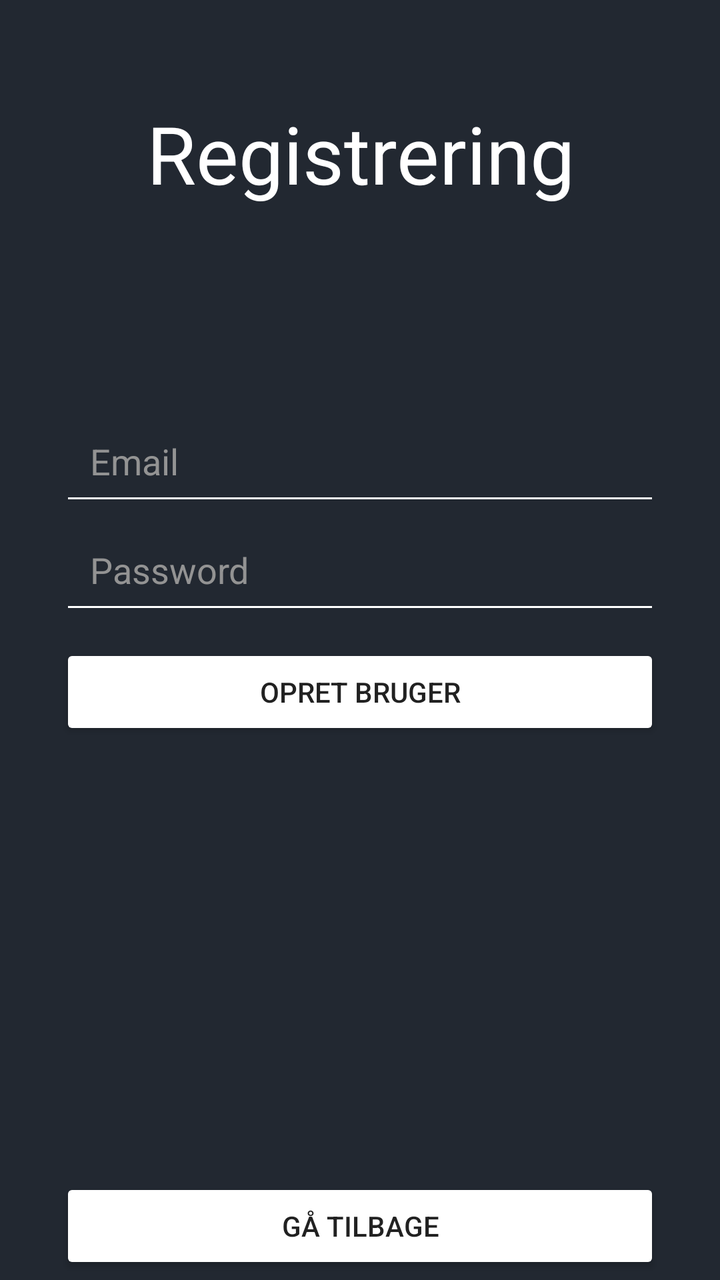
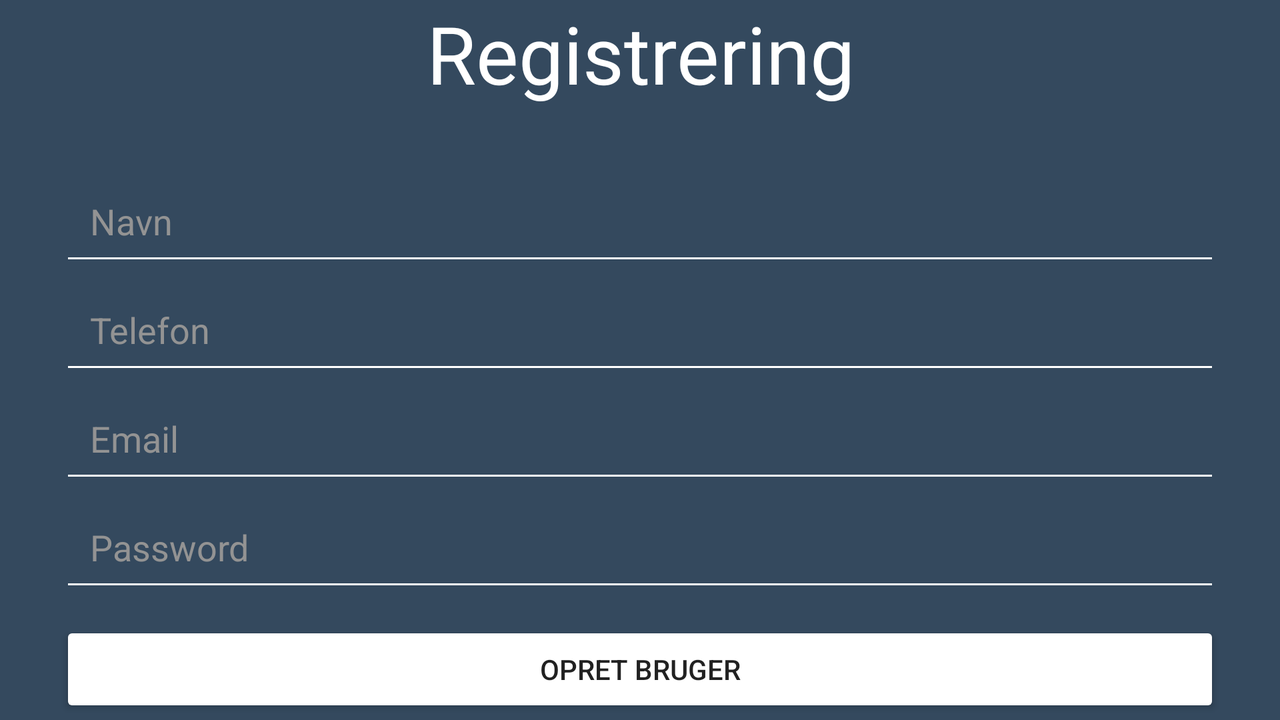

Compare how this app lays out the same screen by default and in its alternative resource folder. The renders come first, then the two layout files and the values they reference.
<!-- AndroidManifest.xml: application theme AppTheme -->
<!-- res/layout/register_activity.xml -->
<?xml version="1.0" encoding="utf-8"?>
<LinearLayout xmlns:android="http://schemas.android.com/apk/res/android"
    xmlns:app="http://schemas.android.com/apk/res-auto"
    xmlns:tools="http://schemas.android.com/tools"
    android:layout_width="match_parent"
    android:layout_height="match_parent"
    tools:context=".RegisterActivity"
    android:orientation="vertical"
    android:background="#222831">

    <TextView
        android:id="@+id/registerHeader"
        android:layout_width="match_parent"
        android:layout_height="wrap_content"
        android:text="Registrering"
        android:layout_marginTop="50dp"
        android:textAlignment="center"
        android:textAppearance="@style/TextAppearance.AppCompat.Display1"
        android:textColor="#FFFFFF"
        android:textSize="40dp"/>


    <EditText
        android:id="@+id/registerEmailEditText"
        android:layout_width="match_parent"
        android:layout_height="wrap_content"
        android:layout_marginTop="100dp"
        android:layout_marginStart="30dp"
        android:layout_marginEnd="30dp"
        android:width="250dp"
        android:hint="Email"
        android:padding="15dp"
        android:textColor="#FFFFFF"
        android:inputType="textEmailAddress"
        />

    <EditText
        android:id="@+id/registerPasswordEditText"
        android:layout_width="match_parent"
        android:layout_height="wrap_content"
        android:layout_marginStart="30dp"
        android:layout_marginEnd="30dp"
        android:width="250dp"
        android:hint="Password"
        android:padding="15dp"
        android:textColor="#FFFFFF"
        android:inputType="text"
        />

    <Button
        android:id="@+id/registerCreateUserButton"
        android:layout_width="match_parent"
        android:layout_height="wrap_content"
        android:layout_marginStart="30dp"
        android:layout_marginEnd="30dp"
        android:layout_marginTop="10dp"
        android:text="Opret bruger"
        />

    <TextView
        android:id="@+id/mainMessageTextView"
        android:layout_width="match_parent"
        android:layout_height="wrap_content"
        android:layout_marginStart="30dp"
        android:layout_marginEnd="30dp"
        />

    <ProgressBar
        android:id="@+id/registerProgressBar"
        android:layout_width="wrap_content"
        android:layout_height="wrap_content"
        android:layout_gravity="center"
        android:visibility="gone"/>

    <Button
        android:id="@+id/registerGoBackButton"
        android:layout_width="match_parent"
        android:layout_height="wrap_content"
        android:layout_marginStart="30dp"
        android:layout_marginEnd="30dp"
        android:layout_marginTop="200dp"
        android:text="Gå tilbage"
        />

</LinearLayout>
<!-- resources referenced by this layout -->
<resources>
  <style name="AppTheme" parent="Theme.MaterialComponents.Light.NoActionBar">
          
          
          <item name="colorPrimary">#0EC1C6</item>
          <item name="colorPrimaryDark">#222831</item>
          <item name="colorAccent">@color/colorAccent</item>
          <item name="android:textColorHint">#939393</item>
          <item name="backgroundTint">#FFFFFF</item>
      </style>
  <color name="colorAccent">#03DAC5</color>
</resources>
<!-- res/layout-land/register_activity.xml (the author's variant of the layout above) -->
<!-- drawn on the phone turned sideways -->
<?xml version="1.0" encoding="utf-8"?>
<LinearLayout xmlns:android="http://schemas.android.com/apk/res/android"
    xmlns:app="http://schemas.android.com/apk/res-auto"
    xmlns:tools="http://schemas.android.com/tools"
    android:layout_width="match_parent"
    android:layout_height="match_parent"
    tools:context=".RegisterActivity"
    android:orientation="vertical"
    android:background="#34495e">

    <TextView
        android:id="@+id/registerHeader"
        android:layout_width="match_parent"
        android:layout_height="wrap_content"
        android:text="Registrering"
        android:layout_marginTop="0dp"
        android:textAlignment="center"
        android:textAppearance="@style/TextAppearance.AppCompat.Display1"
        android:textColor="#FFFFFF"
        android:textSize="40dp"/>

    <EditText
        android:id="@+id/registerFirstNameEditText"
        android:layout_width="match_parent"
        android:layout_height="wrap_content"
        android:layout_marginTop="30dp"
        android:layout_marginStart="30dp"
        android:layout_marginEnd="30dp"
        android:width="250dp"
        android:hint="Navn"
        android:padding="15dp"
        android:textColor="#FFFFFF"
        android:inputType="text"
        />

    <EditText
        android:id="@+id/registerLastNameEditText"
        android:layout_width="match_parent"
        android:layout_height="wrap_content"
        android:layout_marginStart="30dp"
        android:layout_marginEnd="30dp"
        android:width="250dp"
        android:hint="Telefon"
        android:padding="15dp"
        android:textColor="#FFFFFF"
        android:inputType="number"
        />

    <EditText
        android:id="@+id/registerEmailEditText"
        android:layout_width="match_parent"
        android:layout_height="wrap_content"
        android:layout_marginStart="30dp"
        android:layout_marginEnd="30dp"
        android:width="250dp"
        android:hint="Email"
        android:padding="15dp"
        android:textColor="#FFFFFF"
        android:inputType="text"
        />

    <EditText
        android:id="@+id/registerPasswordEditText"
        android:layout_width="match_parent"
        android:layout_height="wrap_content"
        android:layout_marginStart="30dp"
        android:layout_marginEnd="30dp"
        android:width="250dp"
        android:hint="Password"
        android:padding="15dp"
        android:textColor="#FFFFFF"
        android:inputType="text"
        />

    <Button
        android:id="@+id/mainLoginButton"
        android:layout_width="match_parent"
        android:layout_height="wrap_content"
        android:layout_marginStart="30dp"
        android:layout_marginEnd="30dp"
        android:layout_marginTop="10dp"
        android:text="Opret bruger"
        />

    <TextView
        android:id="@+id/mainMessageTextView"
        android:layout_width="match_parent"
        android:layout_height="wrap_content"
        android:layout_marginStart="30dp"
        android:layout_marginEnd="30dp"
        />

</LinearLayout>
